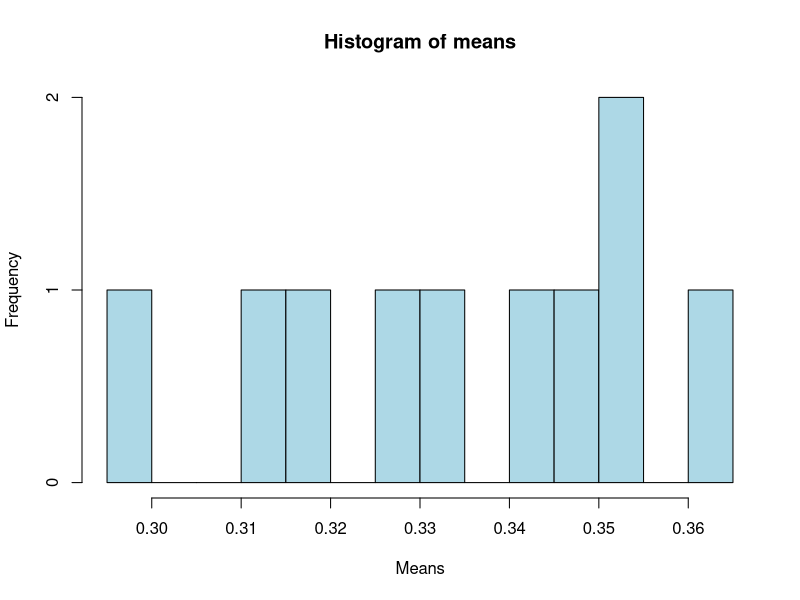
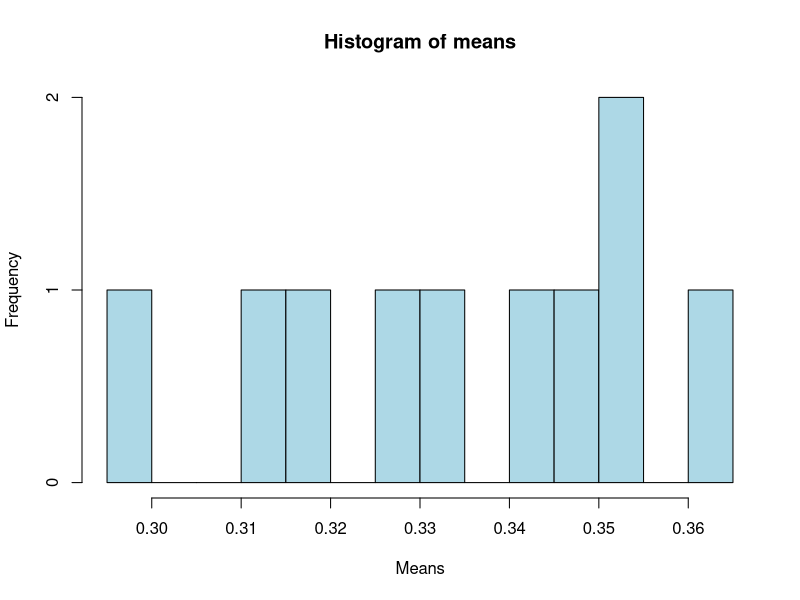
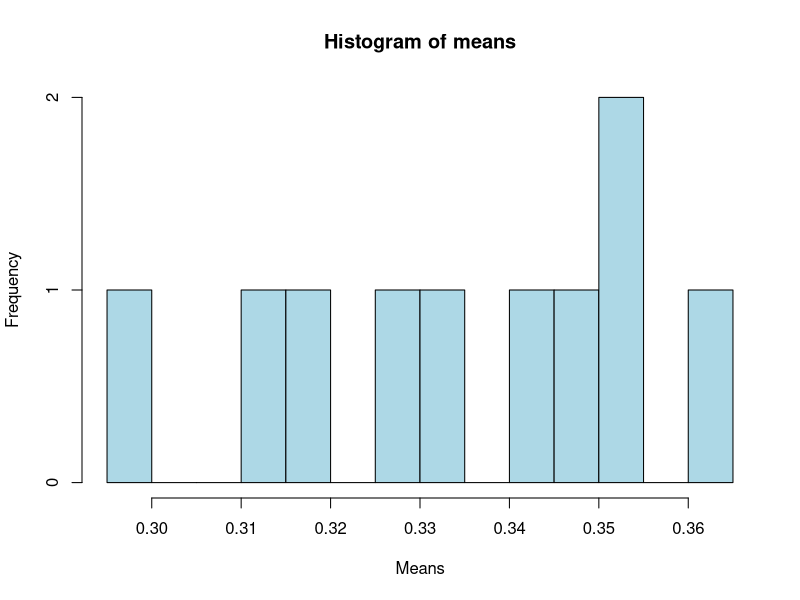

Source code (R) for these figures, in order:
## ---- chunk 1
Mean_Uniform_Histogram <- function(times_sample, num_samples, lambda) {
    set.seed(1234)
    means <- rep(0, times=times_sample)
    
    for (i in 1:times_sample) {
        sample <- rexp(num_samples, rate = lambda)
        means[i] <- mean(sample)
    }
    
    hist(means, xlab = "Means", breaks = 10, col = "lightblue")


}
par(mfrow=c(1, 1))

Mean_Uniform_Histogram(times_sample = 10, num_samples = 100, lambda = 3)
Mean_Uniform_Histogram(times_sample = 10, num_samples = 100, lambda = 3)
Mean_Uniform_Histogram(times_sample = 10, num_samples = 100, lambda = 3)
